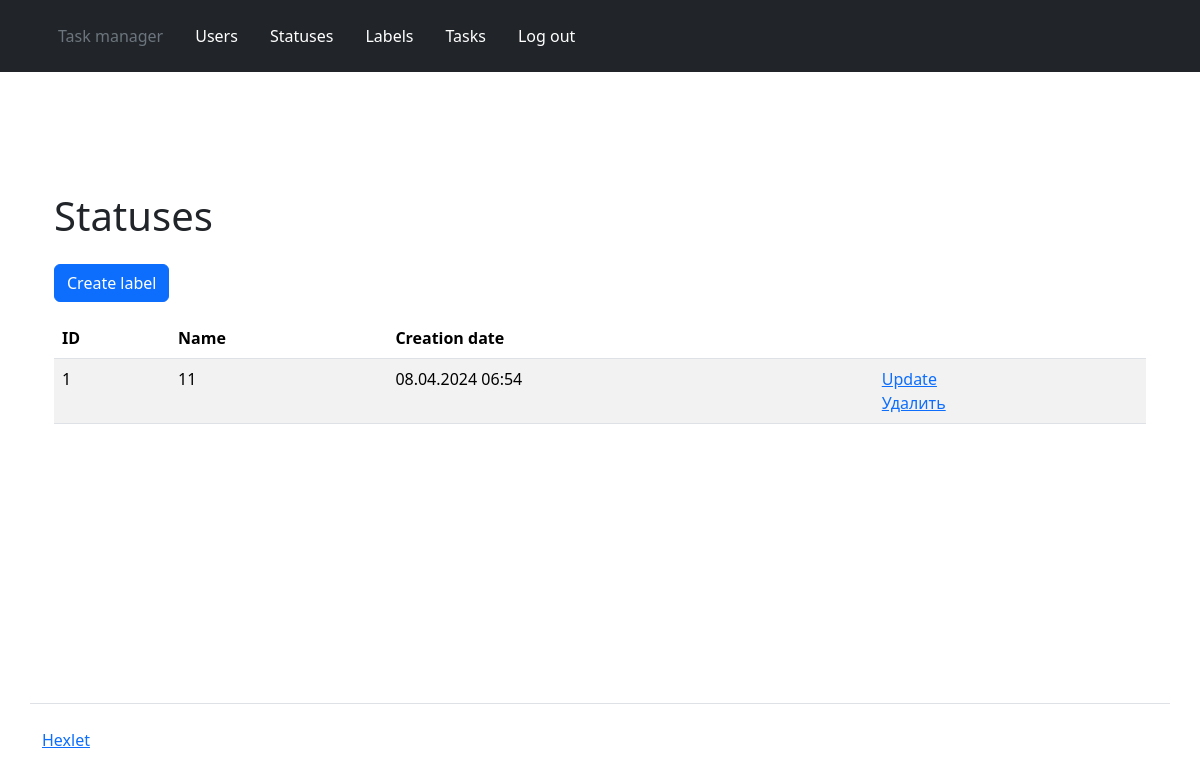
Screenshot of /statuses/ (signed in) with the database file from the repository.
### task_manager/statuses/models.py (models this page shows, shortened)
class Status(models.Model):
    name = models.CharField('status', max_length=255)
    timestamp = models.DateTimeField("time_stamp", auto_now_add=True)

### task_manager/statuses/views.py (the view)
# urls.py: path('', StatusView.as_view(), name='statuses'),
class StatusView(CustomLoginRequiredMixin, ListView):
    model = Status
    template_name = 'statuses/statuses.html'

### task_manager/templates/statuses/statuses.html (shortened to what this page needs)
{% extends 'layout.html' %}
{% load django_bootstrap5 %}
{% load i18n %}
{% block content %}
<div class="container wrapper flex-grow-1">
  <h1 class="my-4">
    {% translate "Statuses" %}
  </h1>
  <a class="btn btn-primary mb-3" href="{% url 'status_create' %}">{% translate "Create label" %} </a>
    <table class="table table-striped">
    <thead>
      <tr>
        <th>ID</th>
        <th>{% translate "Name" %}</th>
        <th>{% translate "Creation date" %}</th>
        <th></th>
      </tr>
    </thead>
    <tbody>
      {% for status_data in status_list %}
        <tr>
          <td class="fw-normal">{{ status_data.id }}</td>
          <td class="fw-normal">{{ status_data.name}}</td>
          <td class="fw-normal">{{ status_data.timestamp|date:"d.m.Y H:i" }}</td>
          <td>
            <a href="{% url 'status_update' status_data.id %}">{% translate "Update" %}</a>
            <br>
            <a href="{% url 'status_delete' status_data.id %}">{% translate "Delete" %}</a>
          </td>
        </tr>
      {% endfor %}
    </tbody>
  </table>
</div>
{% endblock %}

### rows the page displays
Status: id "1", name "11", timestamp "08.04.2024 06:54"
